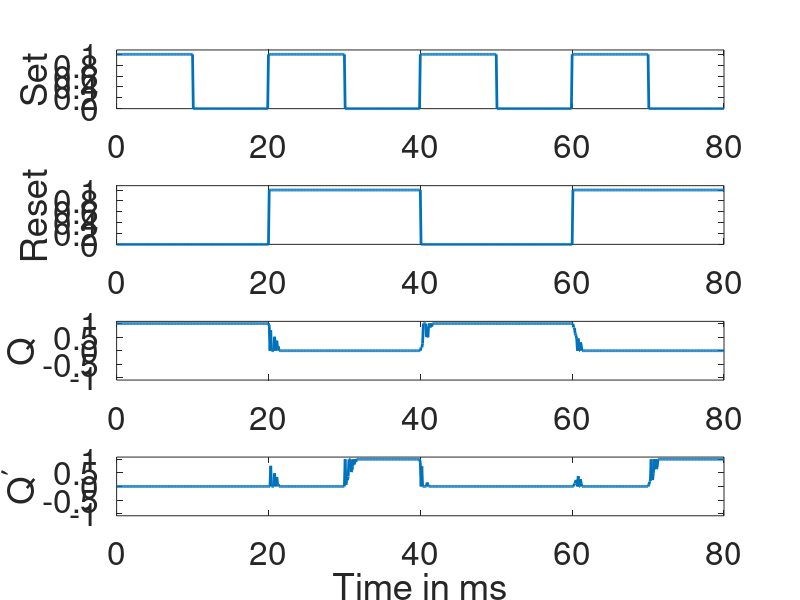
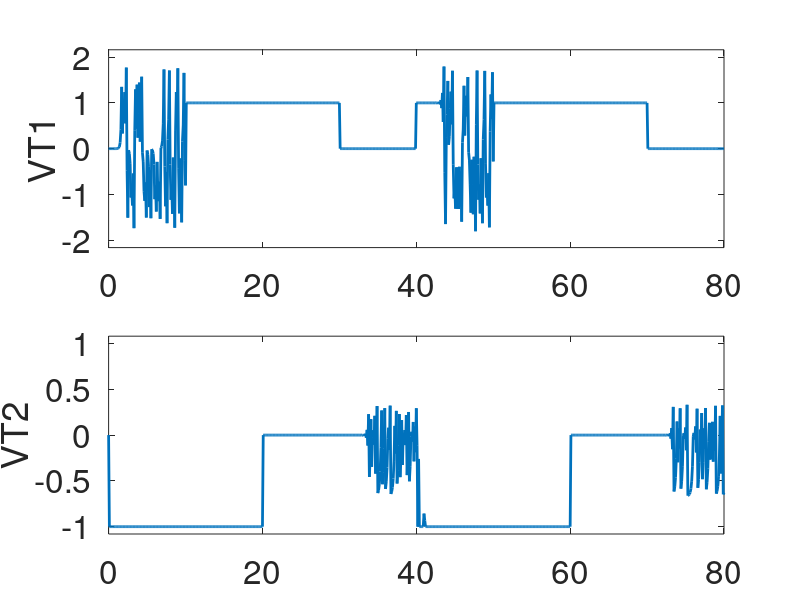

MATLAB code for these plots, in order:
clear

%%%External Parameters%%%
T1 = 20;  %period of R and R
T2 = 40;  %period of S and S
Total = 80;  %Total time of clock
freq = 1/10;  %internal frequency
%%%%%%%%%%%%%%%%%%%%%%%%%
N = Total/freq;
t = 0:freq:Total;

%%%Internal Parameters%%%
mu = 3.2;
nu = 2*mu/(1+mu^2);
%%%%%%%%%%%%%%%%%%%%%%%%%
%%%Initialization%%%
f = zeros(1,N+1);  %VT1
g = f;  %VT2
Qc = f;  %U1
Q = f;  %U2
%%%%%%%%%%%%%%%%%%%%

%%%Inputs%%%
S = Qc;
S(1:T1/(2*freq)+1) = 1 - rand*1e-8;
S(T1/freq+1:3*T1/(2*freq)+1) = 1 - rand*1e-8;
S(2*T1/freq+1:5*T1/(2*freq)+1) = 1 - rand*1e-8;
S(3*T1/freq+1:7*T1/(2*freq)+1) = 1 - rand*1e-8;
R = Qc;
R(T2/(2*freq)+2:T2/freq+1) = 1 - rand*1e-8;
R(3*T2/(2*freq)+2:2*T2/freq+1) = 1 - rand*1e-8;
Qc(1) = rand*1e-8;
Q(1) = 1 - rand*1e-8;
%%%%%%%%%%%%

for n = 1:N
    
      %%%Adding noise into inputs%%%
      R(n+1) = R(n+1) + rand*1e-8;
      S(n+1) = S(n+1) + rand*1e-8;
      %%%%%%%%%%%%%%%%%%%%%%%%%%%%%% 
      
      %%%VT1 calculations%%%
    
    if  f(n) >= -nu*mu && f(n) < -nu
        
        yf = (1+mu)*f(n)/(1-mu) + nu*(1+mu)/(1-mu) - mu*nu;
        
    else if f(n) >= -nu && f(n) <= nu
            
            yf = mu*f(n);
            
        else
            
            yf = (1+mu)*f(n)/(1-mu) - nu*(1+mu)/(1-mu) + mu*nu;
            
        end
        
    end
    
    f(n+1) = abs(S(n+1) - Q(n)) + S(n+1)*Q(n)*yf;
    
    %%%%%%%%%%%%%%%%%%%%%%%%%%%%%%%%%%%%%%%%%%%%%%%%%%%%%%%%%%%%%%%%%%%%%%
    
    %%%VT2 calculations%%%
    
    if abs(g(n)-1/3) <= 1/2
    
        yg = 1/3 + 2*abs(g(n)-1/3);
        
    else
        
        yg = 1/3 + 2*(1-abs(g(n)-1/3));
        
    end
    
    g(n+1) = abs(R(n+1) - Qc(n)) - 1 + R(n+1)*Qc(n)*yg;
    
    %%%%%%%%%%%%%%%%%%%%%%%%%%%%%%%%%%%%%%%%%%%%%%%%%%%%%%%%%%%%%%%%%%%%%%
    
    %%%RSFF Output calculations%%%
    
        Qc(n+1) = (1-S(n+1))*(1-Q(n));
        Q(n+1) = (1-R(n+1))*(1-Qc(n));
        
        T = 16;
        
     if n >= 90 && randi(2) == 1
        w1 = randperm(T,T);
        w2 = randperm(T,T);
        x1 = dot(w1,R(n-T+2:n+1))/sum(w1);
        x2 = dot(w2,S(n-T+2:n+1))/sum(w2);
%         w3 = randperm(T,T);
%         w4 = randperm(T,T);
%         x3 = dot(w3,Qc(n-T+1:n))/sum(w3);
%         x4 = dot(w4,Q(n-T+1:n))/sum(w4);
x3 = Qc(n);
x4 = Q(n);
        Qc(n+1) = (1-x2)*(1-x4);
        Q(n+1) = (1-x1)*(1-x3);
     end
    
%      if abs(R(n+1) - 1) < 1e-8 && abs(S(n+1) - 1) < 1e-8
%            Q(n+1) = g(n+1);
%            Qc(n+1) = f(n+1)-1;
%      end
    
    %%%%%%%%%%%%%%%%%%%%%%%%%%%%%%%%%%%%%%%%%%%%%%%%%%%%%%%%%%%%%%%%%%%%%%
    
end

set(0,'defaultlinelinewidth',2)
set(0,'DefaultAxesFontSize',24)

subplot(4,1,1)
plot(t,S)
axis([0 80 0 1.08]);
ylabel('Set')
subplot(4,1,2)
plot(t,R)
axis([0 80 0 1.08]);
ylabel('Reset')
subplot(4,1,3)
plot(t,Q)
axis([0 80 -1.08 1.08]);
ylabel('Q')
subplot(4,1,4)
plot(t,Qc)
axis([0 80 -1.08 1.08]);
ylabel('Q^{\prime}')
xlabel('Time in ms')

figure

subplot(2,1,1)
plot(t,f);
axis([0 80 -2.16 2.16]);
ylabel('VT1')
subplot(2,1,2)
plot(t,g);
axis([0 80 -1.08 1.08]);
ylabel('VT2')